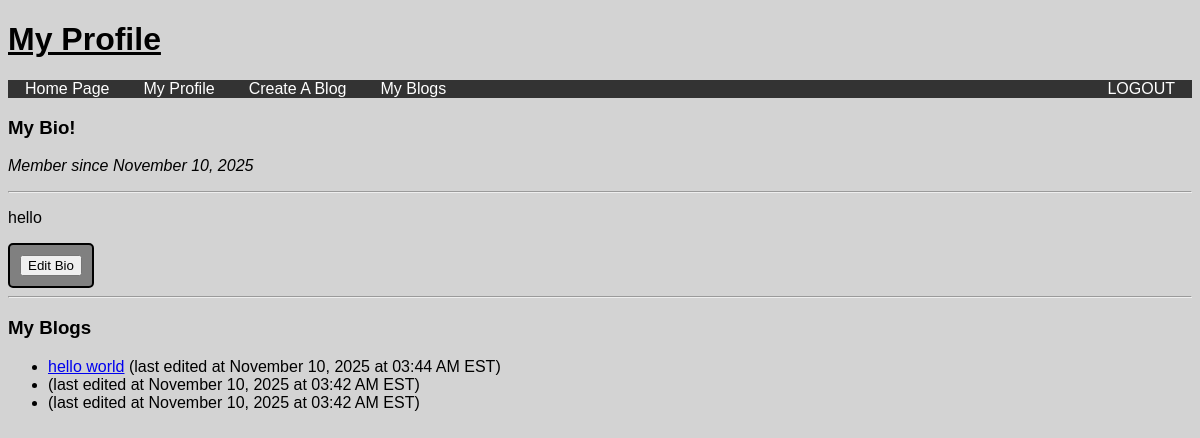
Screenshot of /profile (signed in) with the database file from the repository.
### tables this page shows
CREATE TABLE users(username TEXT, password TEXT, bio TEXT, creation_date INTEGER);

CREATE TABLE blogs(blog_name TEXT, blog_creator TEXT, creation_date INTEGER);

### __init__.py (the view)
@app.route("/profile", methods=["GET", "POST"]) # user profile
def profile():
    if 'username' not in session:
      return redirect(url_for('index'))
    db = sqlite3.connect(DB_FILE)
    c = db.cursor()
    username = session['username']
    c.execute("SELECT bio, creation_date from users WHERE username = ?", (username,))
    result = c.fetchone()
    bio = result[0] if result and result[0] else None
    creation_date = result[1] if result else None
    formatted_creation_date = None
    if creation_date:
        dt = datetime.fromtimestamp(creation_date)
        formatted_creation_date = dt.strftime('%B %d, %Y')
    c.execute("SELECT blog_name FROM blogs WHERE blog_creator = ?", (username,))
    blogs_raw = c.fetchall()
    blogs = []
    for blog in blogs_raw:
        blog_name = blog[0]
        c.execute("SELECT MAX(timestamp) FROM entries WHERE blog_name = ?", (blog_name,))
        last_edit = c.fetchone()[0]
        if last_edit:
            dt = datetime.fromtimestamp(last_edit)
            formatted_date = dt.strftime('%B %d, %Y at %I:%M %p EST')
            blogs.append((blog_name, formatted_date))
        else:
            blogs.append((blog_name, "No entries yet"))
    db.close()
    return render_template("profile_page.html", username = username, bio = bio, curr_user = session['username'], blogs = blogs, creation_date = formatted_creation_date)

### templates/profile_page.html (shortened to what this page needs)
<!DOCTYPE html>
<html>
<head>
  <link rel="stylesheet" href="../static/profile_page.css" />
  <link rel="stylesheet" href="../static/nav.css" />
</head>
<body>
  {% if curr_user == username %}
    <h1>My Profile</h1>
  {% else %}
    <h1>{{username}}'s Profile</h1>
  {% endif %}
    <nav>
      <ul class="nav-links">
        <li><a href="{{ url_for('homepage') }}">Home Page</a></li>
        <li><a href="{{ url_for('profile') }}">My Profile</a></li>
        <li><a href="{{ url_for('create_page') }}">Create A Blog</a></li>
        <li><a href="{{ url_for('edit_page') }}">My Blogs</a></li>
        <li><a href="{{ url_for('logout') }}">LOGOUT</a></li>
      </ul>
    </nav>
    {% if curr_user == username %}
      <h3>My Bio!</h3>
    {% else %}
      <h3>{{username}}'s Bio!</h3>
    {% endif %}
    {% if creation_date %}
      <p><em>Member since {{ creation_date }}</em></p>
    {% endif %}
    <hr>
    {% if bio %}
      <p>{{ bio }}</p>
    {% else %}
      <p>no bio yet!</p>
    {% endif %}
    {% if curr_user == username %}
      <form action="{{ url_for('edit_profile') }}" method="GET">
        <button type="submit">Edit Bio</button>
      </form>
    {% endif %}
    <hr>
    {% if curr_user == username %}
      <h3>My Blogs</h3>
    {% else %}
      <h3>{{username}}'s Blogs</h3>
    {% endif %}
    {% if blogs %}
      <ul>
        {% for blog in blogs %}
          <li><a href="{{ url_for('view_blog', blog_name=blog[0]) }}">{{ blog[0] }}</a> (last edited at {{ blog[1] }})</li>
        {% endfor %}
      </ul>
    {% else %}
      <p>No blogs created yet.</p>
    {% endif %}
</body>
</html>

### static/profile_page.css (style rules this page uses)
body { font-family: Verdana, Helvetica, sans-serif; background: lightgray; }
form { background: gray; padding: 10px; border: 2px solid black; min-width: none; max-width: fit-content; text-align: left; border-radius: 5px; }
h1 { text-decoration: underline; }

### static/nav.css (style rules this page uses)
nav { background-color: #333; }
.nav-links { list-style-type: none; padding: 0; margin: 0; display: flex; }
.nav-links li { margin: 0 15px; }
.nav-links li:last-child { margin-left: auto; }
.nav-links a { color: white; text-decoration: none; padding: 1px 2px; }

### rows the page displays
users: bio "hello"
blogs: blog_name "hello world", blog "November 10, 2025 at 03:44 AM EST"

### other values shown
{{ creation_date }} "November 10, 2025"
{{ blog[1] }} "November 10, 2025 at 03:42 AM EST" "November 10, 2025 at 03:42 AM EST"
